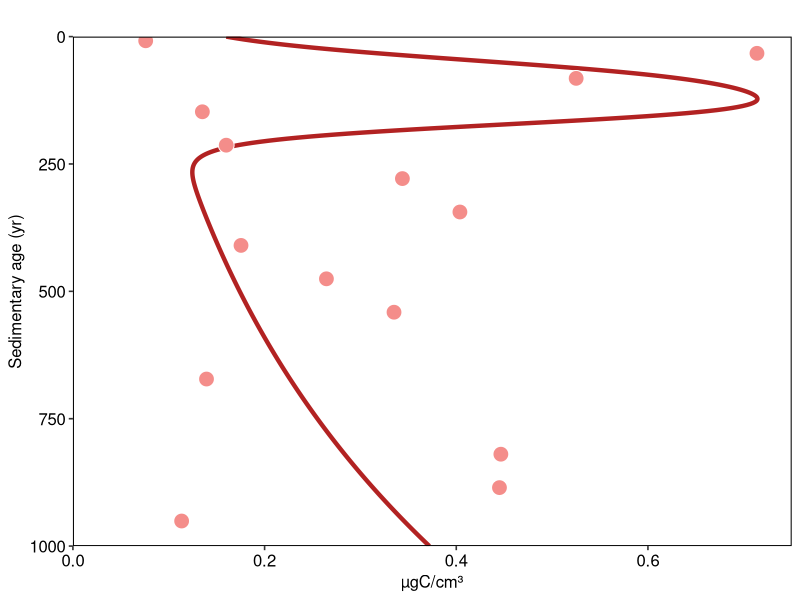
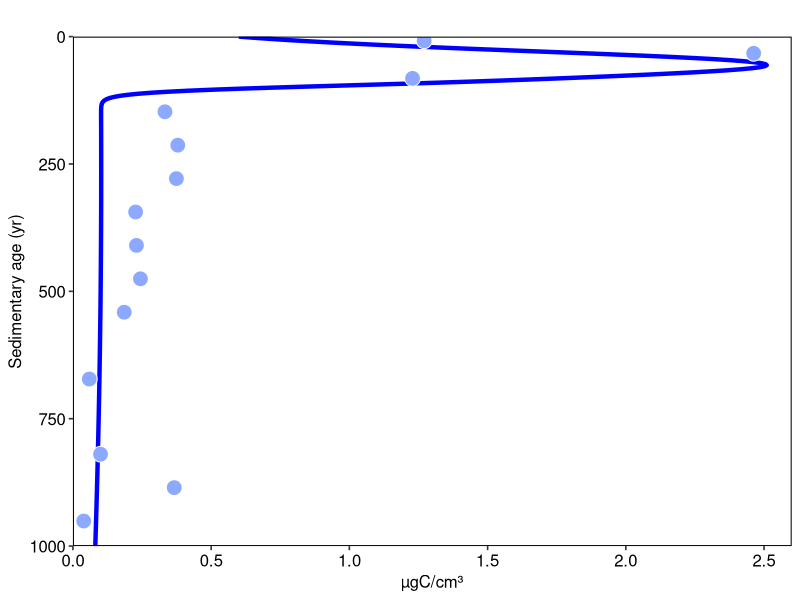
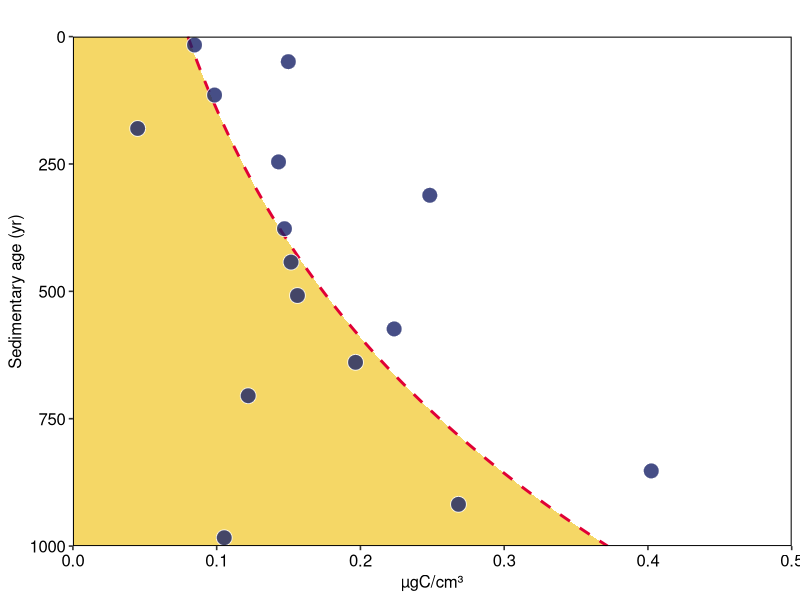
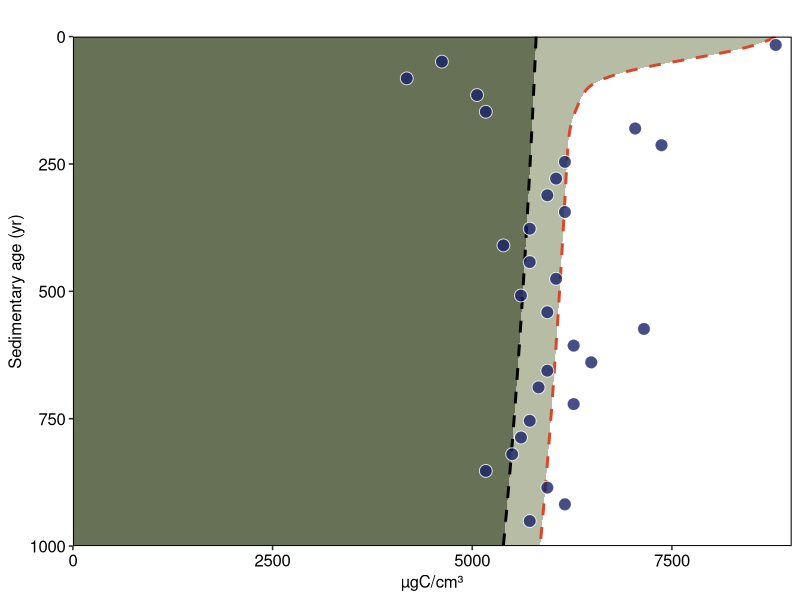

The R source for these figures, in order: (Note: this script raises an error after producing the figures.)
# ==============================================================================
# Script Name: ECS_Bathy_model.R
# Description: Mechanistic modeling of microbial-carbon dynamics in deep-sea 
#              sediments. This model simulates the physiological trade-offs 
#              driving archaeal dominance and carbon turnover in the deep subsurface.
# manuscript: "Physiological trade-offs drive the archaeal 
#              dominance and carbon turnover in deep subsurface"
# Code Author: Jialin Hou (houjialin6@sjtu.edu.cn)
# ==============================================================================

# ------------------------------------------------------------------------------
# 1. Environment Setup & Data Loading
# ------------------------------------------------------------------------------

suppressPackageStartupMessages({
  library(deSolve) 
  library(tidyverse) 
  library(readr) 
  library(ggplot2) 
  library(patchwork)
  library(scales)
  library(ggpubr)
  library(ggsci)
})

# Sedimentation constants and unit conversions
# - sedimentation: 0.61 cm/yr (Yang et al., 2023)
# - bulk dry density: 1.1 g/cm^3 (Yang et al., 2023)
# - cell dry weight: 24 fg/cell (Bar-on et al., 2018)
# Cell carbon conversion: 24 fg C/cell -> ugC/cm3 = cells/g * 24 fg * 1.1 g/cm3 * 1e-9

# Load biological observations
biom <- read.table("./Estimated_cell_num.txt", sep = "\t", header = TRUE)
observed.biomass.df <- as_tibble(biom) %>%
  mutate(
    time = Depth / 0.61,   
    Arc_cell   = Arc * 24 * 1.1 * 1e-9,
    Bac_cell   = Bac * 24 * 1.1 * 1e-9,
    Bathy_cell = Bathy * 24 * 1.1 * 1e-9,
    Total_cell = Arc_cell + Bac_cell
  )

# Load Total Organic Carbon (TOC) observations
toc <- read.table("./TOC.txt", header = TRUE, sep = "\t")
observed.POC.df <- as_tibble(toc) %>%
  mutate(
    time = Depth / 0.61,  
    observed_POC = TOC * 1.1 * 1e4
  )

# ------------------------------------------------------------------------------
# 2. Model Parameters & Initial Conditions
# ------------------------------------------------------------------------------
# Ecological Strategies:
# B1: Copiotroph (surface) - High V_max, High mq, Low YG, High alpha
# B2: Generalist (mid-depth) - Slower growth, prefers POC2
# A1: Mid-depth Archaea - Conservative, moderate V_max and maintenance
# A2: Oligotroph (deep Bathyarchaeia) - Extremely slow growth, high efficiency, 
#     minimal maintenance, high survival rate.

parms <- list(
  # Maximum growth rates (kyr-1, Bradley et al., 2019)
  V_max_B1 = 60,   V_max_A1 = 50,
  V_max_B2 = 4,    V_max_A2 = 2,
  
  # Half-saturation constant for growth (ugC/cm3)
  K_V_B1_L = 6300, K_V_A1_L = 6800,
  K_V_B2_R = 8000, K_V_A2_R = 4000,
  
  # True growth yield (substrate conversion efficiency)
  YG_B1 = 0.006,   YG_A1 = 0.003,
  YG_B2 = 0.012,   YG_A2 = 0.002, 
  
  # Mortality rates (per kyr, Bradley et al., 2019)
  alpha_B1 = 7e-2, alpha_A1 = 1e-2,
  alpha_B2 = 2e-2, alpha_A2 = 8e-4,
  
  # Threshold POC for maintenance energy provenance (ug C/cm3)
  K_M_B1 = 600,    K_M_A1 = 400, 
  K_M_B2 = 3000,   K_M_A2 = 2000,  
  
  # Maintenance demands (per 1000 yr, Bradley et al., 2019)
  mq_B1 = 0.3,     mq_A1 = 0.3, 
  mq_B2 = 0.1,     mq_A2 = 0.1, 
  
  # Steepness of maintenance power dependency
  st_M_B1 = 0.1,   st_M_A1 = 0.1,  
  st_M_B2 = 0.1,   st_M_A2 = 0.1, 
  
  # Necromass recycling parameters
  death_to_POC = 0.4,
  death_to_POC1_frac = 0.9
)

# Initial states based on surface sediment observations
start <- c(
  B1 = 0.5, B2 = 0.1, A1 = 0.08, A2 = 0.08,           # Biomass
  POC1 = 3000, POC2 = 5800,                           # POC pools
  
  # Cumulative trackers
  dc_POC_growth_total = 0, dc_POC_Growth_B1 = 0, dc_POC_Growth_B2 = 0, dc_POC_Growth_A1 = 0, dc_POC_Growth_A2 = 0,
  dc_M_total_POC = 0, dc_M_POC_B1 = 0, dc_M_POC_B2 = 0, dc_M_POC_A1 = 0, dc_M_POC_A2 = 0,
  dc_M_total_bio = 0, dc_M_bio_B1 = 0, dc_M_bio_B2 = 0, dc_M_bio_A1 = 0, dc_M_bio_A2 = 0,
  dc_Death_total = 0, dc_Death_B1 = 0, dc_Death_B2 = 0, dc_Death_A1 = 0, dc_Death_A2 = 0,
  Cons_POC_total = 0
)

# ------------------------------------------------------------------------------
# 3. ODE Model Formulation
# ------------------------------------------------------------------------------
model <- function(time, y, p) {
  with(as.list(c(y, p)), {
    
    # Monod equation for substrate uptake
    monod <- function(B, P, V, K) V * B * P / (P + K + 1e-12)
    
    # Maintenance gating: pool-specific availability 
    Theta_M_B1 <- 1 / (exp((-POC1 + K_M_B1) / (st_M_B1 * K_M_B1)) + 1)
    Theta_M_B2 <- 1 / (exp((-POC2 + K_M_B2) / (st_M_B2 * K_M_B2)) + 1)
    Theta_M_A1 <- 1 / (exp((-POC1 + K_M_A1) / (st_M_A1 * K_M_A1)) + 1)
    Theta_M_A2 <- 1 / (exp((-POC2 + K_M_A2) / (st_M_A2 * K_M_A2)) + 1)
    
    # Uptake (strict diagonal allocation; leak = 0)
    leak <- 0
    UB1 <- monod(B1, POC1 + leak * POC2, V_max_B1, K_V_B1_L)
    UA1 <- monod(A1, POC1 + leak * POC2, V_max_A1, K_V_A1_L)
    UB2 <- monod(B2, POC2 + leak * POC1, V_max_B2, K_V_B2_R)
    UA2 <- monod(A2, POC2 + leak * POC1, V_max_A2, K_V_A2_R)
    
    # Growth
    GB1 <- YG_B1 * UB1; GB2 <- YG_B2 * UB2
    GA1 <- YG_A1 * UA1; GA2 <- YG_A2 * UA2
    
    # Maintenance (Mx = exogenous from POC; Mn = endogenous from biomass)
    MxB1 <- mq_B1 * B1 * Theta_M_B1; MnB1 <- mq_B1 * B1 * (1 - Theta_M_B1)
    MxB2 <- mq_B2 * B2 * Theta_M_B2; MnB2 <- mq_B2 * B2 * (1 - Theta_M_B2)
    MxA1 <- mq_A1 * A1 * Theta_M_A1; MnA1 <- mq_A1 * A1 * (1 - Theta_M_A1)
    MxA2 <- mq_A2 * A2 * Theta_M_A2; MnA2 <- mq_A2 * A2 * (1 - Theta_M_A2)
    
    # Death
    DB1 <- alpha_B1 * B1; DB2 <- alpha_B2 * B2
    DA1 <- alpha_A1 * A1; DA2 <- alpha_A2 * A2
    Dtot <- DB1 + DB2 + DA1 + DA2
    
    # Necromass recycling to POC pools
    D_to_POC <- death_to_POC * Dtot
    D_to_POC1 <- death_to_POC1_frac * D_to_POC
    D_to_POC2 <- (1 - death_to_POC1_frac) * D_to_POC
    
    # State Derivatives (Substrate & Biomass balances)
    dPOC1 <- D_to_POC1 - (UB1 + UA1) - (MxB1 + MxA1)
    dPOC2 <- D_to_POC2 - (UB2 + UA2) - (MxB2 + MxA2)
    
    dB1 <- GB1 - MnB1 - DB1
    dB2 <- GB2 - MnB2 - DB2
    dA1 <- GA1 - MnA1 - DA1
    dA2 <- GA2 - MnA2 - DA2
    
    # Flux Accounting & Cumulative trackers
    Uptake_total <- UB1 + UB2 + UA1 + UA2
    derivs <- c(
      B1=dB1, B2=dB2, A1=dA1, A2=dA2,
      POC1=dPOC1, POC2=dPOC2,
      dc_POC_growth_total=Uptake_total,
      dc_POC_Growth_B1=UB1, dc_POC_Growth_B2=UB2, dc_POC_Growth_A1=UA1, dc_POC_Growth_A2=UA2,
      dc_M_total_POC=(MxB1+MxB2+MxA1+MxA2),
      dc_M_POC_B1=MxB1, dc_M_POC_B2=MxB2, dc_M_POC_A1=MxA1, dc_M_POC_A2=MxA2,
      dc_M_total_bio=(MnB1+MnB2+MnA1+MnA2),
      dc_M_bio_B1=MnB1, dc_M_bio_B2=MnB2, dc_M_bio_A1=MnA1, dc_M_bio_A2=MnA2,
      dc_Death_total=Dtot,
      dc_Death_B1=DB1, dc_Death_B2=DB2, dc_Death_A1=DA1, dc_Death_A2=DA2,
      Cons_POC_total=(Uptake_total + MxB1+MxB2+MxA1+MxA2)
    )
    list(derivs)
  })
}

# ------------------------------------------------------------------------------
# 4. Model Execution
# ------------------------------------------------------------------------------
times <- seq(0, 1000, length.out = 500)

out <- ode(
  y = start, times = times, func = model, parms = parms,
  method = "lsoda", rtol = 1e-8, atol = 1e-10
)

pred <- as_tibble(out) %>%
  mutate(
    time = as.numeric(time),
    across(c(B1, B2, A1, A2), as.numeric)
  )

write_csv(pred, file = "pred.csv")

# ------------------------------------------------------------------------------
# 5. Data Post-Processing (Flux & Fate Calculations)
# ------------------------------------------------------------------------------

# 5.1 Cumulative POC Budget Analysis
pred_POC_fate <- pred %>%
  mutate(
    cum_POC1_growth = dc_POC_Growth_B1 + dc_POC_Growth_A1,
    cum_POC1_maint  = dc_M_POC_B1 + dc_M_POC_A1,
    cum_POC1_necro  = parms$death_to_POC * parms$death_to_POC1_frac * dc_Death_total,
    tot_cum_POC1    = cum_POC1_growth + cum_POC1_maint - cum_POC1_necro,
    
    cum_POC2_growth = dc_POC_Growth_B2 + dc_POC_Growth_A2,
    cum_POC2_maint  = dc_M_POC_B2      + dc_M_POC_A2,
    cum_POC2_necro  = parms$death_to_POC * (1 - parms$death_to_POC1_frac) * dc_Death_total,
    tot_cum_POC2    = cum_POC2_growth + cum_POC2_maint - cum_POC2_necro,
    
    cum_POC_growth_total = cum_POC1_growth + cum_POC2_growth,
    cum_POC_maint_total  = cum_POC1_maint  + cum_POC2_maint,
    cum_POC_necro_total  = cum_POC1_necro  + cum_POC2_necro,
    tot_cum_POC          = cum_POC_growth_total + cum_POC_maint_total - cum_POC_necro_total
  )

# 5.2 Instantaneous Flux Calculations
pred_flux <- pred %>% arrange(time)
cum_cols <- grep("^dc_", names(pred_flux), value = TRUE)
flux_mat <- sapply(cum_cols, function(col) {
  vals <- pred_flux[[col]]
  c(NA, diff(vals) / diff(pred_flux$time)) 
})
colnames(flux_mat) <- paste0("flux_", cum_cols)
pred_flux <- bind_cols(pred_flux, as_tibble(flux_mat))

pred_POC_flux <- pred_flux %>%
  mutate(
    flux_POC1_growth = flux_dc_POC_Growth_B1 + flux_dc_POC_Growth_A1,
    flux_POC1_maint  = flux_dc_M_POC_B1      + flux_dc_M_POC_A1,
    flux_POC1_necro  = parms$death_to_POC * parms$death_to_POC1_frac * flux_dc_Death_total,
    
    flux_POC2_growth = flux_dc_POC_Growth_B2 + flux_dc_POC_Growth_A2,
    flux_POC2_maint  = flux_dc_M_POC_B2      + flux_dc_M_POC_A2,
    flux_POC2_necro  = parms$death_to_POC * (1 - parms$death_to_POC1_frac) * flux_dc_Death_total,
    
    flux_POC_growth_total = flux_POC1_growth + flux_POC2_growth,
    flux_POC_maint_total  = flux_POC1_maint  + flux_POC2_maint,
    flux_POC_necro_total  = flux_POC1_necro  + flux_POC2_necro,
    
    flux_POC1_net   = (flux_POC1_growth + flux_POC1_maint) - flux_POC1_necro,
    flux_POC2_net   = (flux_POC2_growth + flux_POC2_maint) - flux_POC2_necro,
    flux_POCtot_net = (flux_POC_growth_total + flux_POC_maint_total) - flux_POC_necro_total
  )

# Helper functions for fraction transformation
GUILD_LEVELS <- c("B1","B2","A1","A2", "No flux", "No activity")
guild_level <- c("B1", "B2", "A1", "A2")

make_POC_fraction_df <- function(dat, cols_vec) {
  dat %>% select(time, all_of(cols_vec)) %>%
    pivot_longer(cols = -time, names_to = "group", values_to = "value") %>%
    mutate(value = pmax(value, 0)) %>%
    group_by(time) %>%
    mutate(total = sum(value), frac = ifelse(total > 0, value / total, 0)) %>%
    ungroup()
}

make_flux_fraction_df <- function(dat, cols_vec) {
  long_df <- dat %>% select(time, all_of(cols_vec)) %>%
    pivot_longer(cols = -time, names_to = "Guild", values_to = "value") %>%
    mutate(value = pmax(value, 0))
  total_df <- long_df %>% group_by(time) %>% summarise(total = sum(value), .groups = "drop")
  
  df_nonzero <- long_df %>% inner_join(total_df, by = "time") %>%
    filter(total > 0) %>% mutate(frac = value / total)
  
  df_noflux <- total_df %>% filter(total == 0) %>%
    transmute(time = time, Guild = "No flux", frac = 1)
  
  bind_rows(df_nonzero %>% select(time, Guild, frac), df_noflux)
}

make_pathway_fraction_df <- function(dat, cols_vec) {
  long_df <- dat %>% select(time, all_of(cols_vec)) %>%
    pivot_longer(cols = -time, names_to = "Guild", values_to = "value") %>%
    mutate(value = pmax(as.numeric(ifelse(is.na(value), 0, value)), 0))
  
  total_df <- long_df %>% group_by(time) %>% summarise(total = sum(value), .groups = "drop")
  df_nonzero <- long_df %>% inner_join(total_df, by = "time") %>% filter(total > 0) %>% mutate(frac = value / total)
  df_no <- total_df %>% filter(total == 0) %>% transmute(time = time, Guild = "No activity", frac = 1)
  
  bind_rows(df_nonzero %>% select(time, Guild, frac), df_no)
}

# Data subsets for visualizations
POC_tot_group <- pred_POC_fate %>%
  mutate(
    cum_tot_B1 = dc_POC_Growth_B1 + dc_M_POC_B1,
    cum_tot_B2 = dc_POC_Growth_B2 + dc_M_POC_B2,
    cum_tot_A1 = dc_POC_Growth_A1 + dc_M_POC_A1,
    cum_tot_A2 = dc_POC_Growth_A2 + dc_M_POC_A2
  ) %>%
  make_POC_fraction_df(c("cum_tot_B1", "cum_tot_B2", "cum_tot_A1", "cum_tot_A2")) %>%
  mutate(
    group = recode(group, cum_tot_B1="B1", cum_tot_B2="B2", cum_tot_A1="A1", cum_tot_A2="A2"),
    group = factor(group, levels = guild_level)
  )

POC2_flux_group <- pred_flux %>%
  transmute(time, B2 = flux_dc_POC_Growth_B2 + flux_dc_M_POC_B2, A2 = flux_dc_POC_Growth_A2 + flux_dc_M_POC_A2) %>%
  make_flux_fraction_df(c("B2", "A2")) %>% mutate(Guild = factor(Guild, levels = GUILD_LEVELS))

exo_flux <- pred_flux %>%
  transmute(time, B1 = flux_dc_M_POC_B1, B2 = flux_dc_M_POC_B2, A1 = flux_dc_M_POC_A1, A2 = flux_dc_M_POC_A2) %>%
  make_pathway_fraction_df(c("B1","B2","A1","A2")) %>% mutate(Guild = factor(Guild, levels = GUILD_LEVELS))

death_flux <- pred_flux %>%
  transmute(time, B1 = flux_dc_Death_B1, B2 = flux_dc_Death_B2, A1 = flux_dc_Death_A1, A2 = flux_dc_Death_A2) %>%
  make_pathway_fraction_df(c("B1","B2","A1","A2")) %>% mutate(Guild = factor(Guild, levels = GUILD_LEVELS))


# ------------------------------------------------------------------------------
# 6. Core Visualizations (Main & Supplementary Panels)
# ------------------------------------------------------------------------------
# Shared plotting functions
plot_pathway_fraction <- function(df, title, y_lab = "Percentage (%)") {
  ggplot(df, aes(x = time, y = frac, fill = Guild)) +
    geom_area(position = "stack", alpha = 0.9, color = "white", size = 0.5) +
    coord_flip() + scale_x_reverse(expand = c(0, 0)) +
    scale_y_continuous(labels = scales::percent_format(accuracy = 1, suffix = NULL), expand = c(0, 0)) +
    scale_fill_atlassian() +
    labs(x = "Sedimentary age (yr)", y = y_lab, title = title, fill = NULL) +
    theme_pubr(border = TRUE) + theme(plot.title = element_text(hjust = 0.5), legend.position = "top")
}

plot_POC_flux_guild <- function(df, title, y_lab = "Carbon flux (%)") {
  ggplot(df, aes(x = time, y = frac, fill = Guild)) +
    geom_area(position = "stack", alpha = 0.9) + coord_flip() + scale_x_reverse(expand = c(0, 0)) +
    scale_y_continuous(labels = scales::percent_format(accuracy = 1), expand = c(0, 0)) +
    scale_fill_atlassian() + labs(x = "Sedimentary age (yr)", y = y_lab, title = title, fill = NULL) +
    theme_pubr(border = TRUE) + theme(plot.title = element_text(hjust = 0.5), legend.position = "top")
}

# Build Individual Panels
POC_budget.p <- ggplot(pred, aes(y = time)) +
  geom_ribbon(aes(xmin = 0, xmax = POC2, fill = "POC2")) +
  geom_ribbon(aes(xmin = POC2, xmax = POC1 + POC2, fill = "POC1")) +
  geom_path(aes(x = POC2), linewidth = 1, linetype = 2) +
  geom_path(aes(x = POC1 + POC2), linewidth = 1, color = "#dc4527", linetype = 2) +
  geom_point(data = observed.POC.df, aes(x = observed_POC, y = time), inherit.aes = FALSE, shape = 21, size = 4, alpha = 0.8, fill = "#182268", color = "white") +
  scale_y_reverse(limits = c(1000, 0), expand = c(0, 0)) +
  scale_x_continuous(limits = c(0, 9000), expand = c(0, 0), name = "µgC/cm³") +
  scale_fill_manual(values = c("POC2" = "#667156", "POC1" = "#b7bca5"), name = NULL) +
  labs(x = "µgC/cm³", y = "Sedimentary age (yr)", title = "") +
  theme_pubr(border = TRUE) + theme(legend.position = "none", plot.title = element_text(hjust = 0.5))

Bac.p <- ggplot(pred) +
  geom_path(aes(x = B1 + B2, y = time), color = "blue", linewidth = 1.5) +
  geom_point(data = observed.biomass.df, aes(x = Bac_cell, y = time), shape = 21, color = "white", size = 5, fill = "#8CA9FF") +
  scale_y_reverse(limits = c(1000, 0), expand = c(0, 0)) +
  scale_x_continuous(limits = c(0, 2.6), expand = c(0, 0), name = "µgC/cm³") +
  labs(y = "Sedimentary age (yr)", x = " µg C/cm³", title = "") +
  theme_pubr(border = TRUE)

Arc.p <- ggplot(pred) +
  geom_path(aes(x = A1 + A2, y = time), color = "firebrick", linewidth = 1.5) +
  geom_point(data = observed.biomass.df, aes(x = Arc_cell, y = time), shape = 21, color = "white", fill = "#f48d8a", size = 5) +
  scale_y_reverse(limits = c(1000, 0), expand = c(0, 0)) +
  scale_x_continuous(limits = c(0, 0.75), expand = c(0, 0), name = "µgC/cm³") +
  labs(y = "Sedimentary age (yr)", x = " µg C/cm³", title = "") +
  theme_pubr(border = TRUE)

Bathy.p <- ggplot(pred, aes(y = time)) +
  geom_ribbon(aes(xmin = 0, xmax = A2), fill = "#f2cd40", alpha = 0.8) +
  geom_path(aes(x = A2, y = time), linewidth = 1, linetype = 2, color = "#e00035") +
  geom_point(data = observed.biomass.df, aes(x = Bathy_cell, y = time), shape = 21, size = 5, alpha = 0.8, fill = "#182268", color = "white") +
  scale_y_reverse(limits = c(1000, 0), expand = c(0, 0)) +
  scale_x_continuous(limits = c(0, 0.5), expand = c(0, 0), name = "µgC/cm³") +
  labs(y = "Sedimentary age (yr)", x = " µg C/cm³", title = "") +
  theme_pubr(border = TRUE)

p_exo_flux <- plot_pathway_fraction(exo_flux, "Exogenous maintenance")
p_death_flux <- plot_pathway_fraction(death_flux, "Death")
p_POC2_flux_guild <- plot_POC_flux_guild(POC2_flux_group, title = "")

POC_budget_guild.p <- ggplot(POC_tot_group, aes(x = time, y = frac, fill = group)) +
  geom_area(position = "stack", alpha = 0.85) +
  coord_flip() + scale_x_reverse(expand = c(0, 0)) +
  scale_y_continuous(labels = scales::percent_format(accuracy = 1, suffix = ""), expand = c(0, 0)) +
  scale_fill_atlassian() +
  labs(x = "Sedimentary age (yr)", y = "Carbon budget", title = "Carbon budget") +
  theme_pubr(border = TRUE) + theme(plot.title = element_text(hjust = 0.5), legend.position = "top")

# ==============================================================================
# 7. Final Manuscript Output Figure Array
# ==============================================================================
final_figure <- ggarrange(
  ncol = 4, nrow = 2, 
  POC_budget.p, Bac.p, Arc.p, Bathy.p, 
  p_exo_flux, p_death_flux, POC_budget_guild.p, p_POC2_flux_guild,
  legend = "none", labels = "auto"
)

# Render the assembled main figure
print(final_figure)
